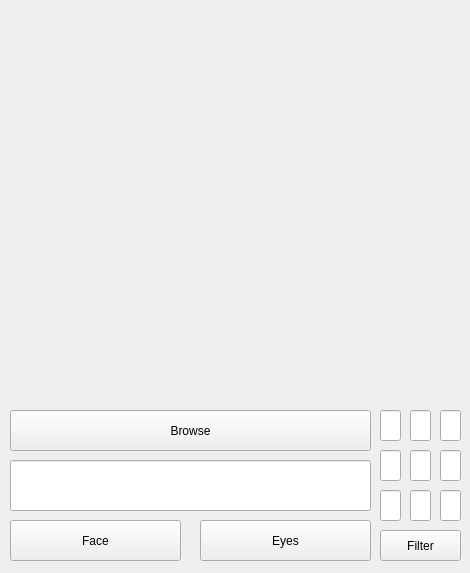
<?xml version="1.0" encoding="UTF-8"?>
<ui version="4.0">
 <class>face_detection</class>
 <widget class="QWidget" name="face_detection">
  <property name="geometry">
   <rect>
    <x>0</x>
    <y>0</y>
    <width>470</width>
    <height>573</height>
   </rect>
  </property>
  <property name="windowTitle">
   <string>face_detection</string>
  </property>
  <widget class="QPushButton" name="pb1">
   <property name="geometry">
    <rect>
     <x>10</x>
     <y>410</y>
     <width>361</width>
     <height>41</height>
    </rect>
   </property>
   <property name="text">
    <string>Browse</string>
   </property>
  </widget>
  <widget class="QLineEdit" name="le">
   <property name="geometry">
    <rect>
     <x>10</x>
     <y>460</y>
     <width>361</width>
     <height>51</height>
    </rect>
   </property>
  </widget>
  <widget class="QLabel" name="label">
   <property name="geometry">
    <rect>
     <x>15</x>
     <y>9</y>
     <width>441</width>
     <height>381</height>
    </rect>
   </property>
   <property name="text">
    <string/>
   </property>
   <property name="scaledContents">
    <bool>true</bool>
   </property>
  </widget>
  <widget class="QPushButton" name="pb3">
   <property name="geometry">
    <rect>
     <x>10</x>
     <y>520</y>
     <width>171</width>
     <height>41</height>
    </rect>
   </property>
   <property name="text">
    <string>Face</string>
   </property>
  </widget>
  <widget class="QPushButton" name="pb4">
   <property name="geometry">
    <rect>
     <x>200</x>
     <y>520</y>
     <width>171</width>
     <height>41</height>
    </rect>
   </property>
   <property name="text">
    <string>Eyes</string>
   </property>
  </widget>
  <widget class="QLineEdit" name="le2">
   <property name="geometry">
    <rect>
     <x>380</x>
     <y>410</y>
     <width>21</width>
     <height>31</height>
    </rect>
   </property>
   <property name="styleSheet">
    <string notr="true"/>
   </property>
  </widget>
  <widget class="QLineEdit" name="le3">
   <property name="geometry">
    <rect>
     <x>410</x>
     <y>410</y>
     <width>21</width>
     <height>31</height>
    </rect>
   </property>
  </widget>
  <widget class="QLineEdit" name="le4">
   <property name="geometry">
    <rect>
     <x>440</x>
     <y>410</y>
     <width>21</width>
     <height>31</height>
    </rect>
   </property>
  </widget>
  <widget class="QLineEdit" name="le5">
   <property name="geometry">
    <rect>
     <x>380</x>
     <y>450</y>
     <width>21</width>
     <height>31</height>
    </rect>
   </property>
  </widget>
  <widget class="QLineEdit" name="le6">
   <property name="geometry">
    <rect>
     <x>410</x>
     <y>450</y>
     <width>21</width>
     <height>31</height>
    </rect>
   </property>
  </widget>
  <widget class="QLineEdit" name="le7">
   <property name="geometry">
    <rect>
     <x>440</x>
     <y>450</y>
     <width>21</width>
     <height>31</height>
    </rect>
   </property>
  </widget>
  <widget class="QLineEdit" name="le8">
   <property name="geometry">
    <rect>
     <x>380</x>
     <y>490</y>
     <width>21</width>
     <height>31</height>
    </rect>
   </property>
  </widget>
  <widget class="QLineEdit" name="le9">
   <property name="geometry">
    <rect>
     <x>410</x>
     <y>490</y>
     <width>21</width>
     <height>31</height>
    </rect>
   </property>
  </widget>
  <widget class="QLineEdit" name="le10">
   <property name="geometry">
    <rect>
     <x>440</x>
     <y>490</y>
     <width>21</width>
     <height>31</height>
    </rect>
   </property>
  </widget>
  <widget class="QPushButton" name="pb5">
   <property name="geometry">
    <rect>
     <x>380</x>
     <y>530</y>
     <width>81</width>
     <height>31</height>
    </rect>
   </property>
   <property name="text">
    <string>Filter</string>
   </property>
  </widget>
 </widget>
 <resources/>
 <connections/>
</ui>
